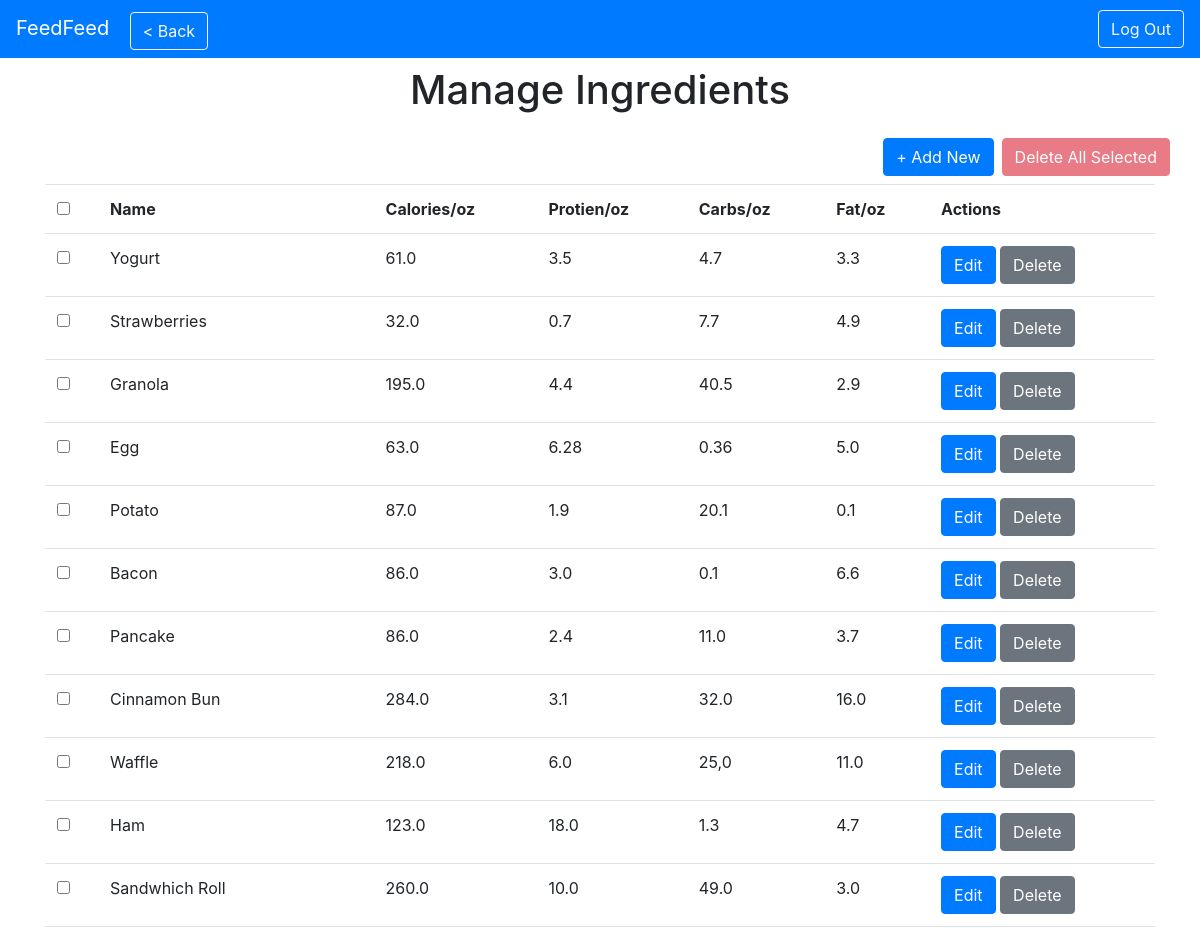
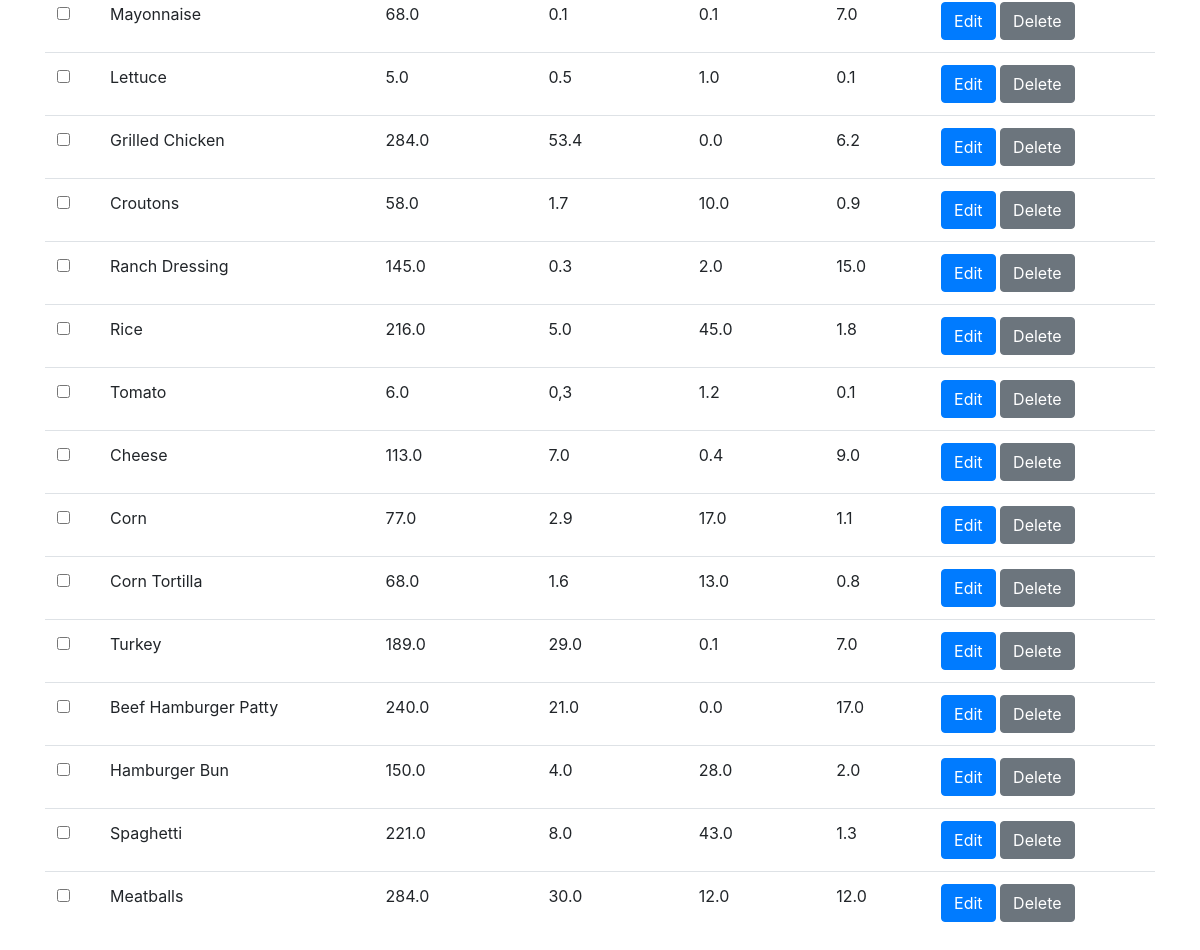
The page /dash/ingredients/ on the database its author committed (2 pictures, top to bottom).
### tables this page shows
CREATE TABLE "Ingredient" (
	"id"	INTEGER,
	"calories"	REAL,
	"protein"	REAL,
	"carbs"	REAL,
	"fat"	REAL,
	"is_meal"	INTEGER,
	"name"	TEXT,
	PRIMARY KEY("id")
);

### server.py (the view)
@app.route("/dash/ingredients/")
def adminIngredientManager():
    admin_flag = True
    if(not admin_flag):
        flash("Restricted Access")
        return redirect(url_for("login_get"))
    ingData = dict()
    c = get_db().cursor()
    t = c.execute("""
        SELECT id, name, calories, protein, carbs, fat FROM Ingredient;
    """).fetchall()
    for record in t:
        ingData[record[0]] = Ingredient(record[0], record[1], record[2], record[3], record[4], record[5], False)
    return render_template("admin_ingredients.html",
                            username="Administrator",
                            uiSectionName="Ingredients",
                            showBackButton=True,
                            backLink=url_for("adminHome"),
                            tableData = ingData)

### server.py (called while the page is built)
def get_db():
    db = getattr(g, "_database", None)
    if db is None:
        db = g._database = sqlite3.connect(DATABASE)
    return db

@app.teardown_appcontext
def close_connection(exception):
    db = getattr(g, "_database", None)
    if db is not None:
        db.close()

### templates/admin_ingredients.html (shortened to what this page needs)
{% extends "admin_base.html" %}
{% block resources %}
{{super()}}
{% endblock %}
{% block main %}
<div class="container">
    <h1 class="text-center py-3">Manage Ingredients</h1>
    <div class="row justify-content-end mb-2">
        <a class="btn btn-primary newItemButton" href="{{url_for('adminEditIngredient')}}?action=New">+ Add New</a>
        <button class="btn btn-danger ml-2" id="deleteAll" disabled>Delete All Selected</button>
    </div>
    <table id="data-table" class="table table-hover">
        <tbody>
            <tr class="tHead">
                <th><input type="checkbox" id="selectAll"></th>
                <th class="sortHeader" data-colNum="1">Name</th>
                <th class="sortHeader" data-colNum="2">Calories/oz</th>
                <th class="sortHeader" data-colNum="3">Protien/oz</th>
                <th class="sortHeader" data-colNum="4">Carbs/oz</th>
                <th class="sortHeader" data-colNum="5">Fat/oz</th>
                <th>Actions</th>
            </tr>
            {% for id, val in tableData.items() %}
            <tr class="tData">
                <td><input class="dataCheck" name="{{id}}" type="checkbox"></td>
                <td>{{val.name}}</td>
                <td>{{val.calories}}</td>
                <td>{{val.protein}}</td>
                <td>{{val.carbs}}</td>
                <td>{{val.fat}}</td>
                <td>
                    <a class="btn btn-primary" href="{{url_for('adminEditIngredient')}}?action=Edit&id={{id}}">Edit</a>
                    <button class="btn btn-secondary deleteBtn">Delete</button>
                </td>
            </tr>
            {% endfor %}
        </tbody>
    </table>
</div>
{% endblock %}

### templates/admin_base.html (shortened to what this page needs)
<!DOCTYPE html>
<html lang="en">
    <head>
        {% block bootstrap %}
        <link rel="stylesheet" href="https://maxcdn.bootstrapcdn.com/bootstrap/4.5.2/css/bootstrap.min.css">
        {% endblock %}
        {% block resources %}
        <link rel="stylesheet" type="text/css" href="/static/styles/admin_style.css">
        {% endblock %}
    </head>
    <body>
        {% block navBar %}
        <nav class="navbar fixed-top navbar-expand-lg navbar-dark bg-primary justify-content-between">
            <div>
                <a class="navbar-brand" href="{{url_for('adminHome')}}">FeedFeed</a>
                {% if showBackButton %}
                <a href="{{backLink}}" class="btn btn-outline-light">< Back</a>
                {%endif%}
            </div>
            <button type="button" class="btn btn-outline-light">Log Out</button>
        </nav>
        {% endblock %}
        <main id="mainContent">
            {% block main %}
            {% endblock %}
        </main>
    </body>
</html>

### static/styles/admin_style.css (style rules this page uses)
#mainContent { margin-top: 50px; }
.newItemButton { max-width: 200px; }

### rows shown on the page
Ingredient: name "Yogurt", calories "61.0", protein "3.5", carbs "4.7", fat "3.3"
Ingredient: name "Strawberries", calories "32.0", protein "0.7", carbs "7.7", fat "4.9"
Ingredient: name "Granola", calories "195.0", protein "4.4", carbs "40.5", fat "2.9"
Ingredient: name "Egg", calories "63.0", protein "6.28", carbs "0.36", fat "5.0"
Ingredient: name "Potato", calories "87.0", protein "1.9", carbs "20.1", fat "0.1"
Ingredient: name "Bacon", calories "86.0", protein "3.0", carbs "0.1", fat "6.6"
Ingredient: name "Pancake", calories "86.0", protein "2.4", carbs "11.0", fat "3.7"
Ingredient: name "Cinnamon Bun", calories "284.0", protein "3.1", carbs "32.0", fat "16.0"
Ingredient: name "Waffle", calories "218.0", protein "6.0", carbs "25,0", fat "11.0"
Ingredient: name "Ham", calories "123.0", protein "18.0", carbs "1.3", fat "4.7"
Ingredient: name "Sandwhich Roll", calories "260.0", protein "10.0", carbs "49.0", fat "3.0"
Ingredient: name "Mayonnaise", calories "68.0", protein "0.1", carbs "0.1", fat "7.0"
Ingredient: name "Lettuce", calories "5.0", protein "0.5", carbs "1.0", fat "0.1"
Ingredient: name "Grilled Chicken", calories "284.0", protein "53.4", carbs "0.0", fat "6.2"
Ingredient: name "Croutons", calories "58.0", protein "1.7", carbs "10.0", fat "0.9"
Ingredient: name "Ranch Dressing", calories "145.0", protein "0.3", carbs "2.0", fat "15.0"
Ingredient: name "Rice", calories "216.0", protein "5.0", carbs "45.0", fat "1.8"
Ingredient: name "Tomato", calories "6.0", protein "0,3", carbs "1.2", fat "0.1"
Ingredient: name "Cheese", calories "113.0", protein "7.0", carbs "0.4", fat "9.0"
Ingredient: name "Corn", calories "77.0", protein "2.9", carbs "17.0", fat "1.1"
Ingredient: name "Corn Tortilla", calories "68.0", protein "1.6", carbs "13.0", fat "0.8"
Ingredient: name "Turkey", calories "189.0", protein "29.0", carbs "0.1", fat "7.0"
Ingredient: name "Beef Hamburger Patty", calories "240.0", protein "21.0", carbs "0.0", fat "17.0"
Ingredient: name "Hamburger Bun", calories "150.0", protein "4.0", carbs "28.0", fat "2.0"
Ingredient: name "Spaghetti", calories "221.0", protein "8.0", carbs "43.0", fat "1.3"
Ingredient: name "Meatballs", calories "284.0", protein "30.0", carbs "12.0", fat "12.0"
